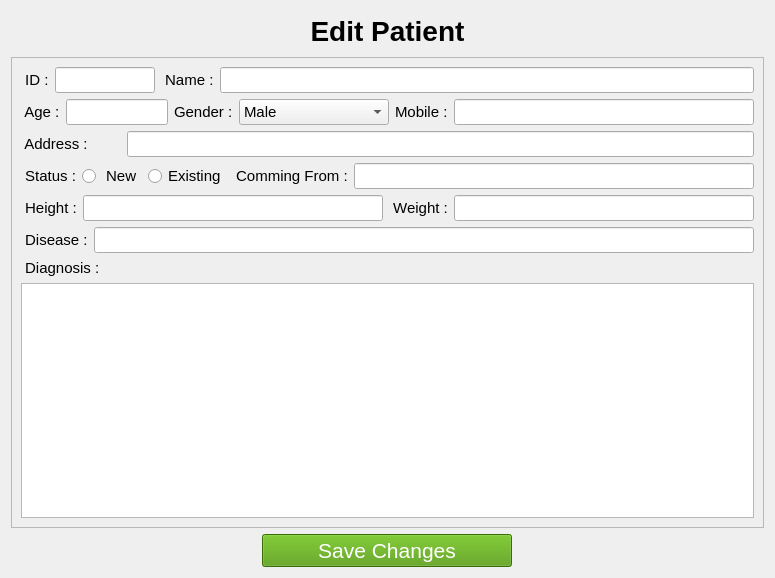
<?xml version="1.0" encoding="UTF-8"?>
<ui version="4.0">
 <class>Form</class>
 <widget class="QWidget" name="Form">
  <property name="geometry">
   <rect>
    <x>0</x>
    <y>0</y>
    <width>775</width>
    <height>578</height>
   </rect>
  </property>
  <property name="windowTitle">
   <string>Edit Patient</string>
  </property>
  <property name="windowIcon">
   <iconset>
    <normaloff>icons/edit.png</normaloff>icons/edit.png</iconset>
  </property>
  <layout class="QVBoxLayout" name="verticalLayout_3">
   <item>
    <widget class="QPushButton" name="pushButton_2">
     <property name="font">
      <font>
       <pointsize>21</pointsize>
       <weight>75</weight>
       <bold>true</bold>
      </font>
     </property>
     <property name="text">
      <string>Edit Patient</string>
     </property>
     <property name="icon">
      <iconset>
       <normaloff>icons/edit.png</normaloff>icons/edit.png</iconset>
     </property>
     <property name="iconSize">
      <size>
       <width>30</width>
       <height>30</height>
      </size>
     </property>
     <property name="flat">
      <bool>true</bool>
     </property>
    </widget>
   </item>
   <item>
    <widget class="QScrollArea" name="scrollArea">
     <property name="font">
      <font>
       <pointsize>11</pointsize>
      </font>
     </property>
     <property name="widgetResizable">
      <bool>true</bool>
     </property>
     <widget class="QWidget" name="scrollAreaWidgetContents">
      <property name="geometry">
       <rect>
        <x>0</x>
        <y>0</y>
        <width>751</width>
        <height>445</height>
       </rect>
      </property>
      <layout class="QVBoxLayout" name="verticalLayout_2">
       <item>
        <layout class="QVBoxLayout" name="verticalLayout">
         <item>
          <layout class="QHBoxLayout" name="horizontalLayout">
           <item>
            <widget class="QLabel" name="label_12">
             <property name="text">
              <string> ID :</string>
             </property>
            </widget>
           </item>
           <item>
            <widget class="QLineEdit" name="id">
             <property name="maximumSize">
              <size>
               <width>100</width>
               <height>16777215</height>
              </size>
             </property>
             <property name="readOnly">
              <bool>true</bool>
             </property>
            </widget>
           </item>
           <item>
            <widget class="QLabel" name="label_3">
             <property name="font">
              <font>
               <pointsize>11</pointsize>
              </font>
             </property>
             <property name="text">
              <string> Name :</string>
             </property>
            </widget>
           </item>
           <item>
            <widget class="QLineEdit" name="name">
             <property name="font">
              <font>
               <pointsize>11</pointsize>
              </font>
             </property>
            </widget>
           </item>
          </layout>
         </item>
         <item>
          <layout class="QHBoxLayout" name="horizontalLayout_6">
           <item>
            <widget class="QLabel" name="label">
             <property name="text">
              <string> Age :</string>
             </property>
            </widget>
           </item>
           <item>
            <widget class="QLineEdit" name="age">
             <property name="minimumSize">
              <size>
               <width>30</width>
               <height>1</height>
              </size>
             </property>
            </widget>
           </item>
           <item>
            <widget class="QLabel" name="label_2">
             <property name="text">
              <string>Gender :</string>
             </property>
            </widget>
           </item>
           <item>
            <widget class="QComboBox" name="gender">
             <property name="minimumSize">
              <size>
               <width>150</width>
               <height>3</height>
              </size>
             </property>
             <item>
              <property name="text">
               <string>Male</string>
              </property>
             </item>
             <item>
              <property name="text">
               <string>Female</string>
              </property>
             </item>
            </widget>
           </item>
           <item>
            <widget class="QLabel" name="label_4">
             <property name="text">
              <string>Mobile :</string>
             </property>
            </widget>
           </item>
           <item>
            <widget class="QLineEdit" name="mobile">
             <property name="minimumSize">
              <size>
               <width>300</width>
               <height>1</height>
              </size>
             </property>
            </widget>
           </item>
          </layout>
         </item>
         <item>
          <layout class="QHBoxLayout" name="horizontalLayout_7">
           <item>
            <widget class="QLabel" name="label_5">
             <property name="minimumSize">
              <size>
               <width>100</width>
               <height>1</height>
              </size>
             </property>
             <property name="text">
              <string> Address :</string>
             </property>
            </widget>
           </item>
           <item>
            <widget class="QLineEdit" name="address"/>
           </item>
          </layout>
         </item>
        </layout>
       </item>
       <item>
        <layout class="QHBoxLayout" name="horizontalLayout_2">
         <item>
          <widget class="QLabel" name="label_6">
           <property name="text">
            <string> Status :</string>
           </property>
          </widget>
         </item>
         <item>
          <widget class="QRadioButton" name="radio_new">
           <property name="text">
            <string> New</string>
           </property>
          </widget>
         </item>
         <item>
          <widget class="QRadioButton" name="radio_exiting">
           <property name="text">
            <string>Existing</string>
           </property>
          </widget>
         </item>
         <item>
          <widget class="QLabel" name="label_7">
           <property name="text">
            <string> Comming From :</string>
           </property>
          </widget>
         </item>
         <item>
          <widget class="QLineEdit" name="comming_from"/>
         </item>
        </layout>
       </item>
       <item>
        <layout class="QHBoxLayout" name="horizontalLayout_3">
         <item>
          <widget class="QLabel" name="label_8">
           <property name="text">
            <string> Height :</string>
           </property>
          </widget>
         </item>
         <item>
          <widget class="QLineEdit" name="height"/>
         </item>
         <item>
          <widget class="QLabel" name="label_9">
           <property name="text">
            <string> Weight :</string>
           </property>
          </widget>
         </item>
         <item>
          <widget class="QLineEdit" name="weight"/>
         </item>
        </layout>
       </item>
       <item>
        <layout class="QHBoxLayout" name="horizontalLayout_4">
         <item>
          <widget class="QLabel" name="label_10">
           <property name="text">
            <string> Disease :</string>
           </property>
          </widget>
         </item>
         <item>
          <widget class="QLineEdit" name="disease"/>
         </item>
        </layout>
       </item>
       <item>
        <layout class="QVBoxLayout" name="verticalLayout_4">
         <item>
          <widget class="QLabel" name="label_11">
           <property name="text">
            <string> Diagnosis :</string>
           </property>
          </widget>
         </item>
         <item>
          <widget class="QTextEdit" name="diagnosis"/>
         </item>
        </layout>
       </item>
      </layout>
     </widget>
    </widget>
   </item>
   <item>
    <layout class="QHBoxLayout" name="horizontalLayout_8">
     <item>
      <widget class="QPushButton" name="editpatient">
       <property name="maximumSize">
        <size>
         <width>250</width>
         <height>1000</height>
        </size>
       </property>
       <property name="font">
        <font>
         <pointsize>16</pointsize>
         <weight>50</weight>
         <bold>false</bold>
        </font>
       </property>
       <property name="styleSheet">
        <string notr="true">background-color: rgb(78, 154, 6);
color: rgb(255, 255, 255);</string>
       </property>
       <property name="text">
        <string>Save Changes</string>
       </property>
      </widget>
     </item>
    </layout>
   </item>
  </layout>
 </widget>
 <resources/>
 <connections/>
</ui>
